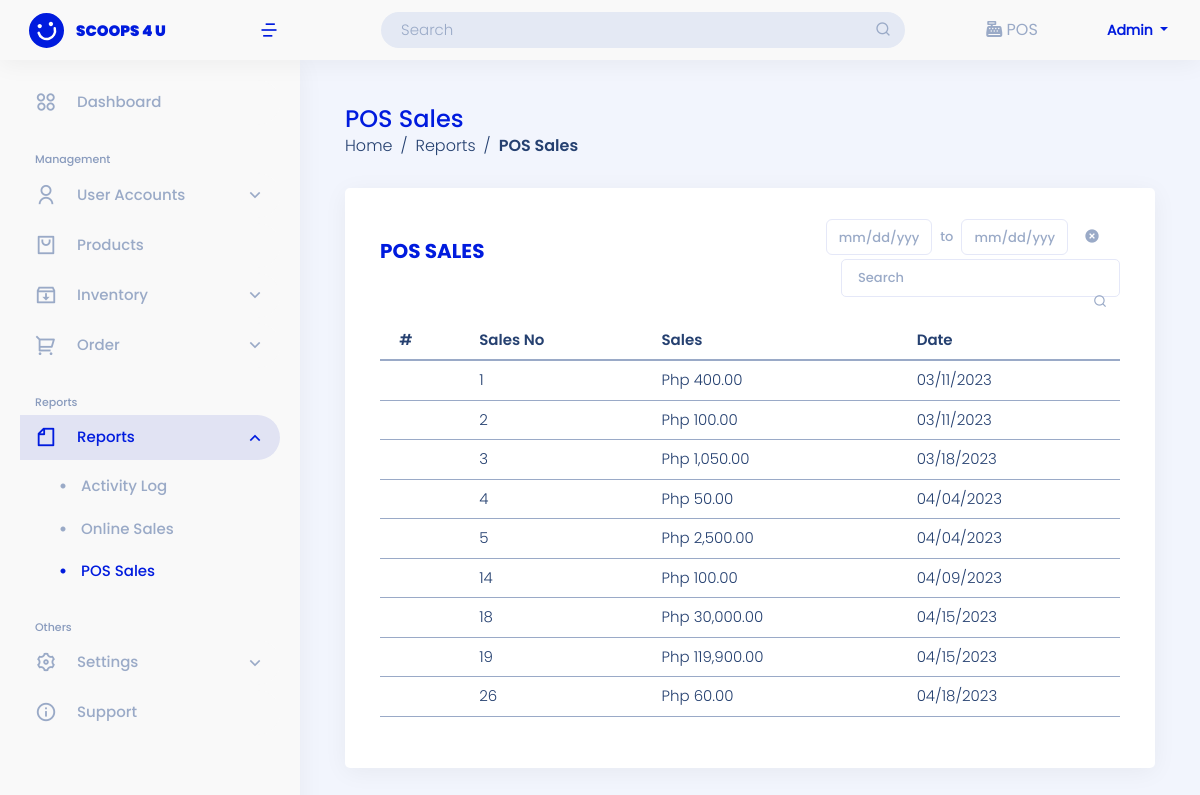
The page /user-site/reports/pos-sales/ (signed in) on the database its author committed.
### landing_page/models.py (models this page shows)
class User(AbstractUser):
    ROLE = ((" "," "),("admin","admin"),("staff","staff"),("reseller","reseller"),("rider","rider"))
    STAT = ((" "," "),("active","active"),("inactive","inactive"))
    role = models.CharField(max_length=50, null=True, default=None, choices=ROLE)
    status = models.CharField(max_length=50, null=True, default=None , choices=STAT)

### admin_site/models.py (models this page shows, shortened)
class Cart_Payment(models.Model):
    STATUS = (("Printed","Printed"),("not Print","not Print"))
    cart_user = models.CharField(max_length=200, null=False, default=None, verbose_name='Role')
    cart_no = models.CharField(max_length=200, null=True,  verbose_name='Pos No')
    cart_TotalAmount =  models.BigIntegerField(null=True, verbose_name='Total Amount')
    cart_cash = models.BigIntegerField( null=True, verbose_name='Cash')
    cart_change =  models.DecimalField(  max_digits=12, decimal_places=2,null=True, verbose_name='Change')
    cart_status = models.CharField(max_length=250, null=True, choices=STATUS, verbose_name='Status')
    cart_date = models.DateField(default=timezone.now, verbose_name='Date')

### admin_site/views.py (the view)
# urls.py: path('reports/pos-sales/', views.report_pos_sales, name='report_pos_sales'),
@login_required(login_url='landing_page:login')
def report_pos_sales(request):
    pos_payment = Cart_Payment.objects.filter(cart_status = 'Printed')
    context = {
        'pos_payment':pos_payment
    }
    return render(request, 'admin_site/reports/pos_sales.html',context)

### templates/admin_site/reports/pos_sales.html (shortened to what this page needs)
{% extends 'admin_site/base.html' %}
{% block content %}
{% load humanize %}
<aside id="sidebar" class="sidebar">
    <ul class="sidebar-nav" id="sidebar-nav">
        <li class="nav-item">
            <a class="nav-link collapsed" href="{% url 'admin_site:dashboard'%}" id="dash-ad">
            <i class="ri-apps-2-line" style="font-size: 22px; font-weight: 100; margin-right: 20px"></i>
            <span>Dashboard</span>
            </a>
        </li>
        <li class="nav-heading pt-3">Management</li>
        <li class="nav-item">
            <a class="nav-link collapsed" data-bs-target="#users-nav" data-bs-toggle="collapse" href="#">
                    <i class="ri-user-line" style="font-size: 22px; font-weight: 100; margin-right: 20px"></i><span>User Accounts</span><i class="ri-arrow-down-s-line ms-auto" style="font-size: 20px; font-weight: 100;" ></i>
            </a>
        </li>
        <li class="nav-item">
        <a class="nav-link collapsed" href="{%url 'admin_site:list_product' %}">
            <i class="ri-shopping-bag-2-line" style="font-size: 22px; font-weight: 100; margin-right: 20px"></i>
            <span>Products</span>
        </a>
        </li>
        <li class="nav-item">
        <a class="nav-link collapsed " data-bs-target="#inventory-nav" data-bs-toggle="collapse" href="#">
            <i class="ri-inbox-archive-line"style="font-size: 22px; font-weight: 100; margin-right: 20px"></i>
            <span>Inventory</span><i class="ri-arrow-down-s-line ms-auto" style="font-size: 20px; font-weight: 100;" ></i>
        </a>
        </li>
        <li class="nav-item">
        <a class="nav-link collapsed " data-bs-target="#sales-nav" data-bs-toggle="collapse" href="#">
            <i class="ri-shopping-cart-2-line" style="font-size: 22px; font-weight: 100; margin-right: 20px"></i><span>Order</span><i class="ri-arrow-down-s-line ms-auto" style="font-size: 20px; font-weight: 100;" ></i>
        </a>
        </li>
        <li class="nav-heading pt-3">Reports</li>
        <li class="mb-act nav-item active-nav">
            <a class="nav-link " data-bs-target="#reports-nav" data-bs-toggle="collapse" href="#">
                    <i class="ri-file-line" style="font-size: 22px; font-weight: 100; margin-right: 20px"></i><span>Reports</span><i class="ri-arrow-down-s-line ms-auto" style="font-size: 20px; font-weight: 100;" ></i>
            </a>
            <ul id="reports-nav" class="nav-content collapse show" data-bs-parent="#sidebar-nav">
                    <li>
                        <a href="{% url 'admin_site:report_actlog' %}">
                        <span>Activity Log</span>
                        </a>
                    </li>
                    <li>
                        <a href="{% url 'admin_site:report_online_sales' %}">
                        <span>Online Sales</span>
                        </a>
                    </li>
                    <li>
                        <a href="{% url 'admin_site:report_pos_sales' %}"  class="active">
                        <span>POS Sales</span>
                        </a>
                    </li>
            </ul>
        </li>
        <li class="nav-heading pt-3">Others</li>
        <li class="nav-item">
            <a class="nav-link collapsed " data-bs-target="#settings-nav" data-bs-toggle="collapse" href="#">
                    <i class="ri-settings-3-line" style="font-size: 22px; font-weight: 100; margin-right: 20px"></i><span>Settings</span><i class="ri-arrow-down-s-line ms-auto" style="font-size: 20px; font-weight: 100;" ></i>
            </a>
        </li>
        <li class="nav-item">
            <a href="{% url 'admin_site:support' %}" class="nav-link collapsed ">
                    <i class="ri-information-line" style="font-size: 22px; font-weight: 100; margin-right: 20px"></i><span>Support</span>
            </a>
        </li>
    </ul>
</aside>
<main id="main" class="main mt-5">
    <div class="pagetitle">
        <h1>POS Sales</h1>
        <nav>
            <ol class="breadcrumb">
                <li class="breadcrumb-item"><a href="{% url 'admin_site:dashboard'%}">Home</a></li>
                <li class="breadcrumb-item">Reports</li>
                <li class="breadcrumb-item active">POS Sales</li>
            </ol>
        </nav>
    </div>
    <section class="section">
        <div class="row">
            <div class="col-lg-12">
                <div class="card">
                    <div class="card-body mt-3">
                        <div class="report-u act-d">
                            <div class="row">
                                <div class="col-7">
                                    <h5 class="card-title feature">POS Sales</h5>
                                </div>
                                <div class="col-5  d-flex flex-column justify-content-end">
                                    <div class="d-flex flex-row align-items-center mb-1">
                                        <input type="type" id="minPOS" name="min" class="form-control date-range-filter" placeholder="mm/dd/yyyy">
                                        <span class="px-2 date-to">to</span>
                                        <input type="type" id="maxPOS" name="max" class="form-control date-range-filter" placeholder="mm/dd/yyyy">
                                        <button class="btn btn-edit btn-filterPOS ms-3 pe-0"><i class="ri-close-circle-fill"></i></button>
                                    </div>
                                    <form class="search-tab mb-4" action="{% url 'admin_site:search_reseller' %}" method="GET"  class="text-end px-4">
                                        <input type="text" id="tableM" class="form-control p-2 ps-3" name="search" placeholder="Search">
                                        <button class="btn btn-search btn-sm nope" type="submit"><i class="ri-search-line"></i></button>
                                    </form>
                                </div>
                            </div>
                        </div>
                        <div class="table-responsive">
                            <table id="tableRepPOS" class="table table-hover ">
                                <thead>
                                    <tr class="align-middle">
                                        <th scope="col">#</th>
                                        <th scope="col">Sales No</th>
                                        <th scope="col">Sales</th>
                                        <th scope="col">Date</th>
                                    </tr>
                                </thead>
                                    <tbody id="tableRow">
                                        {% for list in pos_payment %}
                                        <tr class="align-middle">
                                            <td class="num-row"></td>
                                            <td>{{ list.id }}</td>
                                            <td>Php {{ list.cart_TotalAmount|floatformat:2|intcomma}}</td>
                                            <td>{{ list.cart_date|date:"m/d/Y" }}</td>
                                        </tr>
                                        {% endfor %}
                                    </tbody>
                            </table>
                    </div>
                </div>
            </div>
        </div>
    </section>
</main>
{% endblock content %}

### templates/admin_site/base.html (shortened to what this page needs)
{% load static %}
<!DOCTYPE html>
<html lang="en">
<head>
    <link href="https://cdn.jsdelivr.net/npm/bootstrap@5.0.2/dist/css/bootstrap.min.css" rel="stylesheet" >
    <link href="{% static '/css/assets/bootstrap/css/bootstrap.min.css'%}" rel="stylesheet">
    <link href="{% static '/css/assets/simple-datatables/style.css'%}" rel="stylesheet">
    <link href="{% static '/css/assets/remixicon/remixicon.css'%}" rel="stylesheet">
    <link href="https://cdn.datatables.net/1.13.4/css/jquery.dataTables.min.css" rel="stylesheet">
    <link href="https://cdn.datatables.net/buttons/2.3.6/css/buttons.dataTables.min.css" rel="stylesheet">
    <link href="https://cdn.datatables.net/autofill/2.5.3/css/autoFill.dataTables.min.css" rel="stylesheet">
    <link href="https://cdn.datatables.net/v/bs5/jszip-2.5.0/b-2.3.6/b-colvis-2.3.6/b-html5-2.3.6/b-print-2.3.6/date-1.4.0/sp-2.1.2/datatables.min.css" rel="stylesheet"/>
    <link href="{% static '/css/sandi.css'%}" rel="stylesheet">
  </head>
<body>
{% if user.role == "admin"%}
<header id="header" class="header fixed-top d-flex align-items-center">
  <div class="d-flex align-items-center justify-content-between">
    <a href="{% url 'admin_site:dashboard'%}" class="logo d-flex align-items-center">
      <img src="{% static '/img/logo-header.svg'%}" alt="">
      <span class="d-none d-lg-block">SCOOPS 4 U</span>
    </a>
    <i class="ri-menu-4-line toggle-sidebar-btn ms-1 me-3" style="font-size: 20px; font-weight: 500; color:#001BDE;"></i>
  </div>
  <div class="search-bar mx-auto">
    <form class="search-form d-flex align-items-center" method="POST" action="#">
      <input type="text" name="query" placeholder="Search" title="Enter search keyword">
      <button type="submit" title="Search"><i class="ri-search-line"></i></button>
    </form>
  </div>
  <div class="POS POS-header">
      <i class="fa-solid fa-cash-register"></i>
      <a href="{%url 'admin_site:pos' %}">POS</a>
    </div>
  <nav class="header-nav ms-auto">
    <ul class="d-flex align-items-center">
      <li class="nav-item dropdown pe-3">
        <a class="nav-link nav-profile d-flex align-items-center me-3" href="#" data-bs-toggle="dropdown">
          <span class="d-none d-md-block dropdown-toggle ps-2" style="text-transform: capitalize;">
            {{ user }}
          </span>
        </a>
      </li>
    </ul>
  </nav>
</header>
{% endif %}
<div class="">
  <div class="">
      <div class="">
          {% block content %}
          {% endblock content %}
        </div>
      </div>
    </div>
</body>
</html>

### rows shown on the page
User: username "Admin"
Cart_Payment: id "1", cart_TotalAmount "400.00", cart_date "03/11/2023"
Cart_Payment: id "2", cart_TotalAmount "100.00", cart_date "03/11/2023"
Cart_Payment: id "3", cart_TotalAmount "1,050.00", cart_date "03/18/2023"
Cart_Payment: id "4", cart_TotalAmount "50.00", cart_date "04/04/2023"
Cart_Payment: id "5", cart_TotalAmount "2,500.00", cart_date "04/04/2023"
Cart_Payment: id "14", cart_TotalAmount "100.00", cart_date "04/09/2023"
Cart_Payment: id "18", cart_TotalAmount "30,000.00", cart_date "04/15/2023"
Cart_Payment: id "19", cart_TotalAmount "119,900.00", cart_date "04/15/2023"
Cart_Payment: id "26", cart_TotalAmount "60.00", cart_date "04/18/2023"
